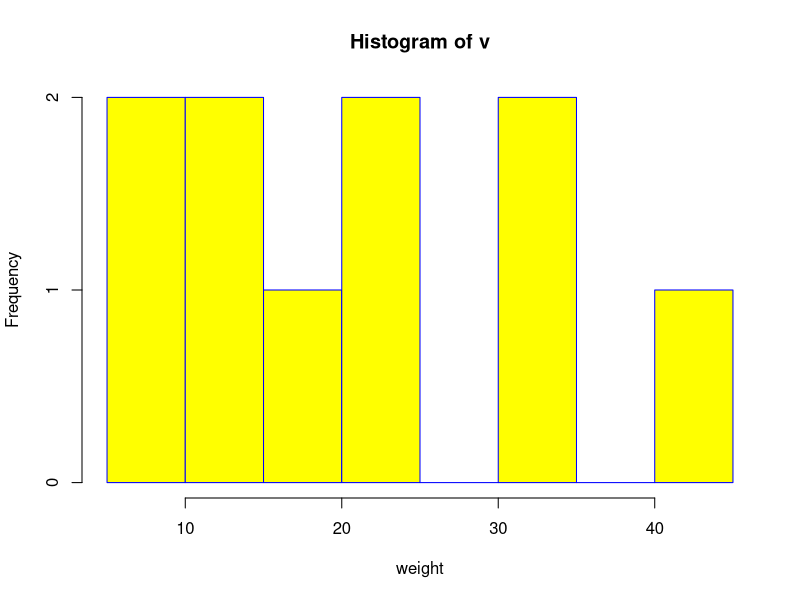

This figure's R source:
v <-c(9,13,21,8,22,12,41,31,33,19)
png(file="histogram.png")
hist(v,xlab="weight",col="yellow",border="blue")
dev.off()
